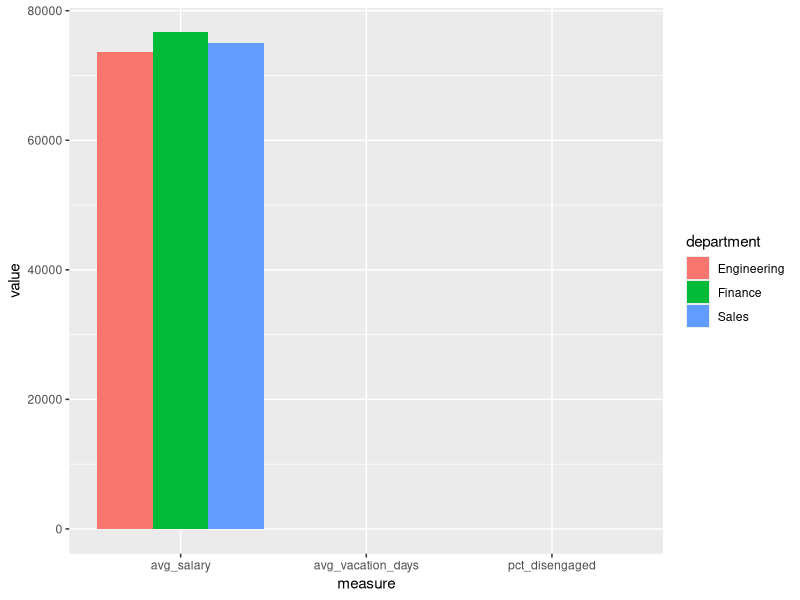
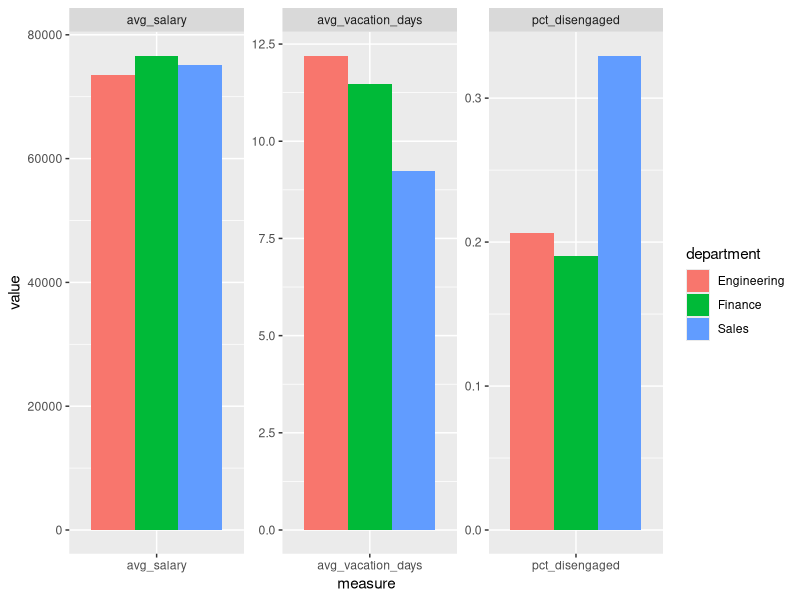

Write the R code that produced these figures, in order.
# What is driving low employee engagement?
# Load libraries
libs <- c( "readr", "dplyr", "ggplot2", "tidyr", "broom" )
lapply( libs, library, character.only = TRUE )

# Import survey data
survey <- read_csv("survey_data.csv")

# Get an overview of the data
survey |>
  summary()

# Examine the counts of the department variable
survey |>
  count(department)

# Output the average engagement score for each department, sorted
survey |>
  group_by( department ) |>
  summarize( avg_engagement = mean( engagement) ) |>
  arrange( avg_engagement )

# Create the disengaged variable and assign the result to survey
survey_disengaged <- survey |> 
  mutate(disengaged = ifelse(engagement <= 2, 1, 0)) 

survey_disengaged

# Summarize the three variables by department
survey_summary <- survey_disengaged |>
  group_by( department ) |>
  summarize( pct_disengaged = mean( disengaged ),
             avg_salary = mean( salary ),
             avg_vacation_days = mean ( vacation_days_taken ) )

survey_summary

# Gather data for plotting
survey_unpivoted <- survey_summary |> 
  pivot_longer( !department,
                names_to = "measure", values_to = "value" )

# Create three bar charts
ggplot(survey_unpivoted, aes( x = measure, y = value, fill = department ) ) +
  geom_col( position = "dodge" )

# Create three faceted bar charts
survey_unpivoted |>
  ggplot( aes( x = measure, y = value, fill = department ) ) +
  geom_col( position = "dodge" ) +
  facet_wrap( ~ measure, scales = "free" )

# Add the in_sales variable
survey_sales <- survey_disengaged |>
  mutate( in_sales = ifelse( department == "Sales", department, "Other" ) )

# Test the hypothesis using survey_sales
chisq.test( survey_sales$in_sales, survey_sales$disengaged )

# Is the result significant?
(significant <- chisq.test( survey_sales$in_sales, survey_sales$disengaged ) |>
  tidy() |>
  pull( p.value ) <= 0.05 )

# Test the hypothesis using the survey_sales data
t.test(vacation_days_taken ~ in_sales, data = survey_sales)

# Is the result significant?
(significant <- t.test(vacation_days_taken ~ in_sales, data = survey_sales) |>
  tidy() |>
  pull( p.value ) <= 0.05 )




